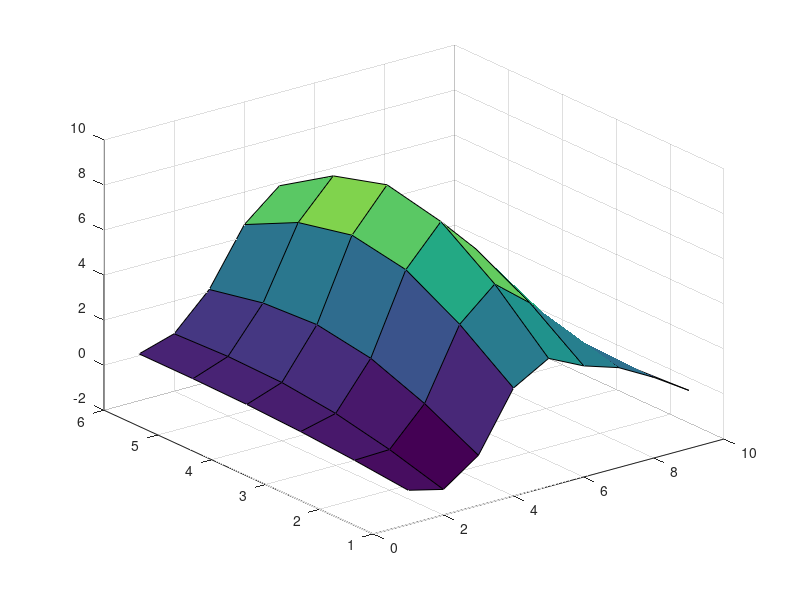

MATLAB code for this plot:
clc
clear all

% My First Script
disp("Go in the direction of your dreams, live the life you have imagined")
fprintf("\n")

% fprintf to print any thing of to write any text.
% \n for new line

% lets create a matrix with random integers
% 
% myMat=randi(3,3)
% transpose(myMat)
% myMattranspose= myMat'
% double click on the command, right click and help. Which will open a
% popup, which has all the detials of the function, with example.

% --------------------------------------------------------------------
disp("# Some random matrices(20)")
fprintf("\n")

% myzeros= zeros(20,30);
% myones = ones(10,10);
% myrndomints= randi(5,6);
% In a matrix eg rand(2,1) the 1st value= rows, 2nd value= column.
% if me want to make a random 3x3 matrix then
% disp("1. when rand is used while forming any matrices, it will generate any random varibale  with decimals, fractions and integers ")
% a= rand(3,3)
% % Make a 3x3 matrix with random integers.
% disp("2. when randi is used while forming any matrices, it will generate any matrix with integers")
% b= randi(3,3)% (row,column).
% ----------------------------------------------------------------

disp("# Matrix Multiplication(35)")
fprintf("\n")

% Matrix has two types of matrix multiplication,
% 1. Row by column multiplication
% 2. Element by Element Multiplication
% disp("1. Row by column Multiplication")
% M1 = [-1,6;2,4]
% M2= [3,-2;9,5]
% M= M1*M2
% disp("2. Element by Element Multiplication")
% m1 = [-1,6;2,4]
% m2= [3,-2;9,5]
% m= m1.*m2
% % For division also same thing
% ElementDivision=m1./m2
% --------------------------------------------------------------
% IF Statement
disp("# If Statement(53)")
fprintf("\n")
 
% number= input("Please enter your number: ");
%  
% if number < 0
%     disp("Please add Positive Number only") 
% elseif(number > 0) && (number <=100)
%     disp("you're perfect")
% else 
%     disp("enter any number between 0 to 100 only")
% end
%------------------------------------------------------------
% Switch Statement
% while writing an action in command window add ' '.
disp("# Switch Statment(68)")
fprintf("\n")

% 
% n= input('Enter a number: ');
% m= input('Enter another number: ');
% 
% action = input('What calculation should I perform? ');
% % 
% switch action
%     case 'add'
%         output = n+m
%     case 'substract'
%         output = n-m
%     case 'multiply'
%         output = n*m
%     case 'division'
%         output = n/m
%     otherwise
%         disp("Sorry, Alay I can't do that...")
% end
%-------------------------------------------------------
% For loop
disp("# For Loop(91)")
fprintf("\n")
% 
% % if we write i= 1:10 or 1:1:10, then it calls, i= 1 to 10 in steps of 1.
% % if we write i= 1:10 or 1:2:10, then it calls, i= 1 to 10 in steps of 2.
% 
% fprintf("eg:1, 1:1:10\n")
% for i = 1:10
%     disp(i)
% end
% 
% 
% fprintf("eg:2, 1:2:10\n")
% for j= 1:2:10
%     disp(j)
% end
% 
% 
% fprintf("eg:3\n")
% disp("- Step giving externally")
% fprintf('\n')
% % If we want to give external steps, as in n numbers, or rows and columns
% 
% n= 100;
% step= 10;
% for k = 0 : step:n
%     disp(k)
% end
% 
% 
% fprintf("eg:3, row and column *\n")
% rows=3;
% columns=5;
% for i=1:rows
%     for j=1:columns
%         fprintf('*')
%     end
%     fprintf('\n')
% end
% ----------------------------------------------------

disp("# While loop(132)")
fprintf("\n")
% fprintf("eg:1,\n")
% 
% value = 50;
% gap = 5;
% while value>0
%     value=value-gap;
%     disp(value)
% end


% fprintf("eg:2, Current of Heater wire\n")
% 
% possiblecurrent = 8;
% 
% while true
%     input = randi(10);
%     if input >= possiblecurrent
%         disp("Over limit, SHUT DOWN!")
%         fprintf("--\n\n")
%         break
%     end
%     disp("Every thing is OKAY!")
%     fprintf("-\n\n")
% end
% -------------------------------------------------------
fprintf("# Create your own fucntion(159)\n\n")

% To create your own fucntion 
% 1. From New select Function, That will create a new file with function,

% 2. Now for example we want to create a function which will calculate a 
% hypotenuse of triangle using Pythagoras theorem, 

% 3. In that file edit the code accordingly as shown below, and save  

% function[C] = Pythagoras(A,B)
% %Function calculate using pythagoras
% %   Side^2 + Side^2 = Hypotenuse^2
% C= sqrt((A^2)+(B^2));
% end

% 4. After saving whenever, we want to do Pythagoras of triangle,with any side, 
% suppose 3,4 we have to write
% Pythagoras(3,4)

% --------------------------------------------------------------
fprintf("# To read a data of different file(180)\n\n")

%---------------------------------------------------------------
fprintf("# Preallocate some memory(183)\n\n")
% this will check the performance of the MATLAB
% disp("eg:1 Check Performance")
% 
% tic
% m= zeros(1,1000000);
% for i= 1:1000000
%     m(i)= i;
% end
% toc

%----------------------------------------------------------------

fprintf("# Creating basic plots(196)\n\n")
% myData = csvread('try.csv');

x= [1,2,3,4;5,6,7,8;9,0,1,2;3,4,5,6];
% y= [2,3,4,5;6,7,8,9;0,1,2,3;4,5,6,7];
% X=sin(45);
% Y=sin(30);
% figure(1)
% plot(x,y)
% grid on
% axis tight % this will fit the window of figure exactly from top to bottom of the window border or figure.

% a= 0:pi/100:2*pi;
% b= sin(a);
% c= tan(b);
% plot(a,b,'oB')% here oB means, it will form a figure in shape o and color B= Blue;
% hold on
% plot (b,a,'--m')% here --m means, it will form a figure in form of -- with color magneta;
% plot (c,b,'^g')
% xlabel('pi value')
% ylabel('trigo')
% title("My first plot")
% legend('ab','ba','cb')
% grid on
% axis tight

% ---------------------------------------------------------------
fprintf("# Working with Images(223) \n\n")
% myim=imread("Myphoto.JPG");
% figure(2)
% image(myim)
% grid on
% GridAlphaMode = 'auto';
% grid on 
% imshow(myim)% this will open another pop for the image with a original aspect ratio of image. 
fprintf("(Keep checking help for knowing more for any specific function we learned till now.)\n")
% % there many other option for the image, to crop, to change its size and
% % pixels and even more, please check its help section to know more

% -----------------------------------------------------------------------

fprintf("# Creating 3D plots.\n\n")
% create soem 3d data and plot it

% % Eg: 1.
% fprintf("1. Mesh Plot\n")
% Mesh Creates Wireframe
%   A). Plot points from 1 D grid 
% %a.
% figure(1)
% peaks(2)

% %b.
% z = peaks(5);
% figure(2)
% mesh(z)

% %c.
% n=-1:0.25:1;% this will create a number line from -1 to 1 in the gap of 0.25
% figure(3)
% Z=peaks(n)
% surf(Z)% surf creates a 3D surface plot.

%   B). Plot poiints from 2 D gird

x=-2:0.5:2;  % -2 to 2 with gap of 0.5
y=1:0.2:2;   % 1 to 2 with gap of 0.2
[x,y]=meshgrid(x,y);
figure(4)
% z= peaks(x,y);
surf(peaks(x,y))


% fprintf("Other Examples.\n\n")

% x = -2*pi:.5:2*pi;
% 
% [X,Y]=ndgrid(x); % mesh grid is the type of grid 
% Z= sin(X)+cos(Y); % peaks()
% figure(4)
% surf(X, Y, Z)
% title("Graph1: Ndgrid")
% colorbar
% figure(5)
% 
% [A,B]= meshgrid(x);
% C= sin(A)+cos(B);
% meshc(A,B,C)
% title("Graph 2: Meshgrid")
% colorbar






